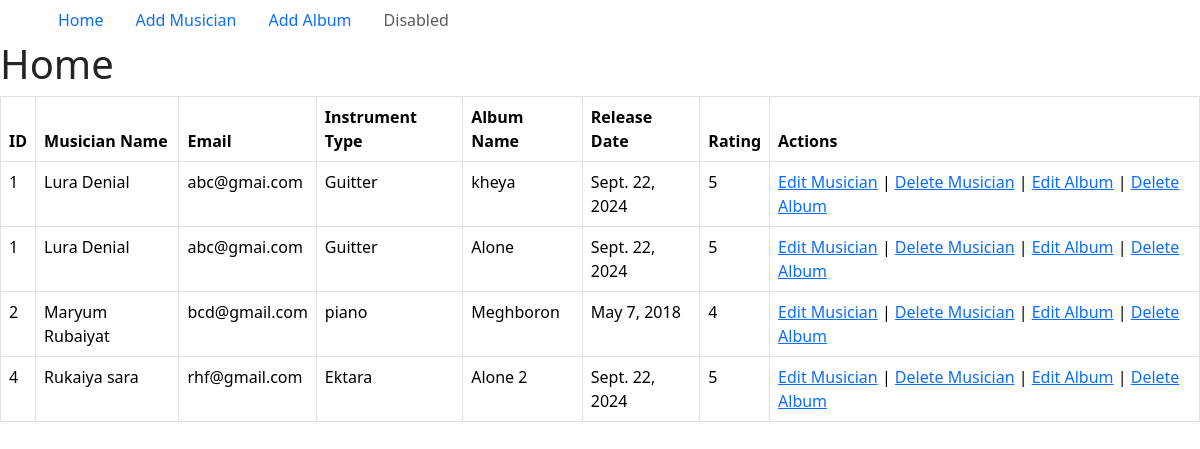
The page / on the database its author committed.
### musician/models.py (models this page shows, shortened)
class Musician(models.Model):
    first_name = models.CharField(max_length=100)
    last_name = models.CharField(max_length=100)
    email = models.EmailField()
    phone_number = models.CharField(max_length=15)
    instrument_type = models.CharField(max_length=100)

### album/models.py (models this page shows, shortened)
class Album(models.Model):
    musician = models.ForeignKey(Musician, related_name='albums', on_delete=models.CASCADE)
    album_name = models.CharField(max_length=100)
    release_date = models.DateField()
    rating = models.IntegerField(choices=[(i, str(i)) for i in range(1, 6)])

### Musicians_Directory/views.py (the view)
# urls.py: path('', views.home, name='homepage'),
def home(request):
    musicians = Musician.objects.all()
    context = {
        'musicians': musicians,
    }
    return render(request, 'home.html', context)

### templates/home.html
{% extends "base.html" %}
{% block content %}
    <h1>Home</h1>
<table class="table table-bordered">
    <thead>
        <tr>
            <th>ID</th>
            <th>Musician Name</th>
            <th>Email</th>
            <th>Instrument Type</th>
            <th>Album Name</th>
            <th>Release Date</th>
            <th>Rating</th>
            <th>Actions</th>
        </tr>
    </thead>
    <tbody>
        {% for musician in musicians %}
            {% for album in musician.albums.all %}
                <tr>
                    <td>{{ musician.id }}</td>
                    <td>{{ musician.first_name }} {{ musician.last_name }}</td>
                    <td>{{ musician.email }}</td>
                    <td>{{ musician.instrument_type }}</td>
                    <td>{{ album.album_name }}</td>
                    <td>{{ album.release_date }}</td>
                    <td>{{ album.rating }}</td>
                    <td>
                        <a href="{% url 'edit_musician' musician.id %}">Edit Musician</a> |
                        <a href="{% url 'delete_musician' musician.id %}">Delete Musician</a> |
                        <a href="{% url 'edit_album' album.id %}">Edit Album</a> |
                        <a href="{% url 'delete_album' album.id %}">Delete Album</a>
                    </td>
                </tr>
            {% endfor %}
        {% endfor %}
    </tbody>
</table>
{% endblock content %}

### templates/base.html (shortened to what this page needs)
<!doctype html>
<html lang="en">
  <head>
    <link href="https://cdn.jsdelivr.net/npm/bootstrap@5.3.3/dist/css/bootstrap.min.css" rel="stylesheet">
  </head>
  <body>
    <div class="container">
        <ul class="nav">
          <li class="nav-item">
            <a class="nav-link active" aria-current="page" href="{% url 'homepage' %}">Home</a>
          </li>
          <li class="nav-item">
            <a class="nav-link" href="{% url 'add_musician' %}">Add Musician</a>
          </li>
          <li class="nav-item">
            <a class="nav-link" href="{% url 'add_album' %}">Add Album</a>
          </li>
          <li class="nav-item">
            <a class="nav-link disabled" aria-disabled="true">Disabled</a>
          </li>
      </ul>
    </div>
      {% block content %}
      {% endblock content %}
  </body>
</html>

### rows shown on the page
Musician: id "1", first_name "Lura", last_name "Denial", email "abc@gmai.com", instrument_type "Guitter"
Album: album_name "kheya", release_date "Sept. 22, 2024", rating "5"
Album: album_name "Alone", release_date "Sept. 22, 2024", rating "5"
Musician: id "2", first_name "Maryum", last_name "Rubaiyat", email "bcd@gmail.com", instrument_type "piano"
Album: album_name "Meghboron", release_date "May 7, 2018", rating "4"
Musician: id "4", first_name "Rukaiya", last_name "sara", email "rhf@gmail.com", instrument_type "Ektara"
Album: album_name "Alone 2", release_date "Sept. 22, 2024", rating "5"
